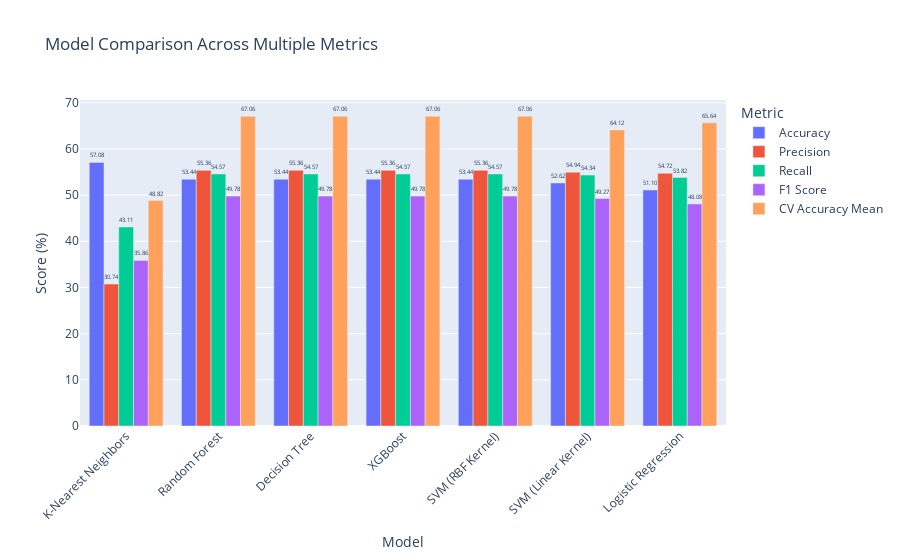

This figure's notebook cell:
### Code cell
# Bar graphs model comparision
melted = results_df.melt(
    id_vars='Model',
    value_vars=['Accuracy', 'Precision', 'Recall', 'F1 Score', 'CV Accuracy Mean'],
    var_name='Metric',
    value_name='Score'
)

fig_all = px.bar(
    melted,
    x='Model',
    y='Score',
    color='Metric',
    barmode='group',
    text='Score',
    title=' Model Comparison Across Multiple Metrics'
)

fig_all.update_traces(texttemplate='%{text:.2f}', textposition='outside')
fig_all.update_layout(
    yaxis_title='Score (%)',
    xaxis_title='Model',
    legend_title='Metric',
    xaxis_tickangle=-45
)
fig_all.show()

### Figure 1 — Plotly figure (JSON) as saved in the notebook; plotly's stock layout.template omitted (floating-point values rounded to 4 significant figures)
{"data": [{"alignmentgroup": "True", "hovertemplate": "Metric=Accuracy<br>Model=%{x}<br>Score=%{text}<extra></extra>", "legendgroup": "Accuracy", "marker": {"color": "#636efa", "pattern": {"shape": ""}}, "name": "Accuracy", "offsetgroup": "Accuracy", "orientation": "v", "showlegend": true, "text": [57.08, 53.44, 53.44, 53.44, 53.44, 52.62, 51.1], "textposition": "outside", "texttemplate": "%{text:.2f}", "type": "bar", "x": ["K-Nearest Neighbors", "Random Forest", "Decision Tree", "XGBoost", "SVM (RBF Kernel)", "SVM (Linear Kernel)", "Logistic Regression"], "xaxis": "x", "y": [57.08, 53.44, 53.44, 53.44, 53.44, 52.62, 51.1], "yaxis": "y"}, {"alignmentgroup": "True", "hovertemplate": "Metric=Precision<br>Model=%{x}<br>Score=%{text}<extra></extra>", "legendgroup": "Precision", "marker": {"color": "#EF553B", "pattern": {"shape": ""}}, "name": "Precision", "offsetgroup": "Precision", "orientation": "v", "showlegend": true, "text": [30.74, 55.36, 55.36, 55.36, 55.36, 54.94, 54.72], "textposition": "outside", "texttemplate": "%{text:.2f}", "type": "bar", "x": ["K-Nearest Neighbors", "Random Forest", "Decision Tree", "XGBoost", "SVM (RBF Kernel)", "SVM (Linear Kernel)", "Logistic Regression"], "xaxis": "x", "y": [30.74, 55.36, 55.36, 55.36, 55.36, 54.94, 54.72], "yaxis": "y"}, {"alignmentgroup": "True", "hovertemplate": "Metric=Recall<br>Model=%{x}<br>Score=%{text}<extra></extra>", "legendgroup": "Recall", "marker": {"color": "#00cc96", "pattern": {"shape": ""}}, "name": "Recall", "offsetgroup": "Recall", "orientation": "v", "showlegend": true, "text": [43.11, 54.57, 54.57, 54.57, 54.57, 54.34, 53.82], "textposition": "outside", "texttemplate": "%{text:.2f}", "type": "bar", "x": ["K-Nearest Neighbors", "Random Forest", "Decision Tree", "XGBoost", "SVM (RBF Kernel)", "SVM (Linear Kernel)", "Logistic Regression"], "xaxis": "x", "y": [43.11, 54.57, 54.57, 54.57, 54.57, 54.34, 53.82], "yaxis": "y"}, {"alignmentgroup": "True", "hovertemplate": "Metric=F1 Score<br>Model=%{x}<br>Score=%{text}<extra></extra>", "legendgroup": "F1 Score", "marker": {"color": "#ab63fa", "pattern": {"shape": ""}}, "name": "F1 Score", "offsetgroup": "F1 Score", "orientation": "v", "showlegend": true, "text": [35.86, 49.78, 49.78, 49.78, 49.78, 49.27, 48.08], "textposition": "outside", "texttemplate": "%{text:.2f}", "type": "bar", "x": ["K-Nearest Neighbors", "Random Forest", "Decision Tree", "XGBoost", "SVM (RBF Kernel)", "SVM (Linear Kernel)", "Logistic Regression"], "xaxis": "x", "y": [35.86, 49.78, 49.78, 49.78, 49.78, 49.27, 48.08], "yaxis": "y"}, {"alignmentgroup": "True", "hovertemplate": "Metric=CV Accuracy Mean<br>Model=%{x}<br>Score=%{text}<extra></extra>", "legendgroup": "CV Accuracy Mean", "marker": {"color": "#FFA15A", "pattern": {"shape": ""}}, "name": "CV Accuracy Mean", "offsetgroup": "CV Accuracy Mean", "orientation": "v", "showlegend": true, "text": [48.82, 67.06, 67.06, 67.06, 67.06, 64.12, 65.64], "textposition": "outside", "texttemplate": "%{text:.2f}", "type": "bar", "x": ["K-Nearest Neighbors", "Random Forest", "Decision Tree", "XGBoost", "SVM (RBF Kernel)", "SVM (Linear Kernel)", "Logistic Regression"], "xaxis": "x", "y": [48.82, 67.06, 67.06, 67.06, 67.06, 64.12, 65.64], "yaxis": "y"}], "layout": {"barmode": "group", "legend": {"title": {"text": "Metric"}, "tracegroupgap": 0}, "title": {"text": " Model Comparison Across Multiple Metrics"}, "xaxis": {"anchor": "y", "domain": [0, 1], "tickangle": -45, "title": {"text": "Model"}}, "yaxis": {"anchor": "x", "domain": [0, 1], "title": {"text": "Score (%)"}}}}
